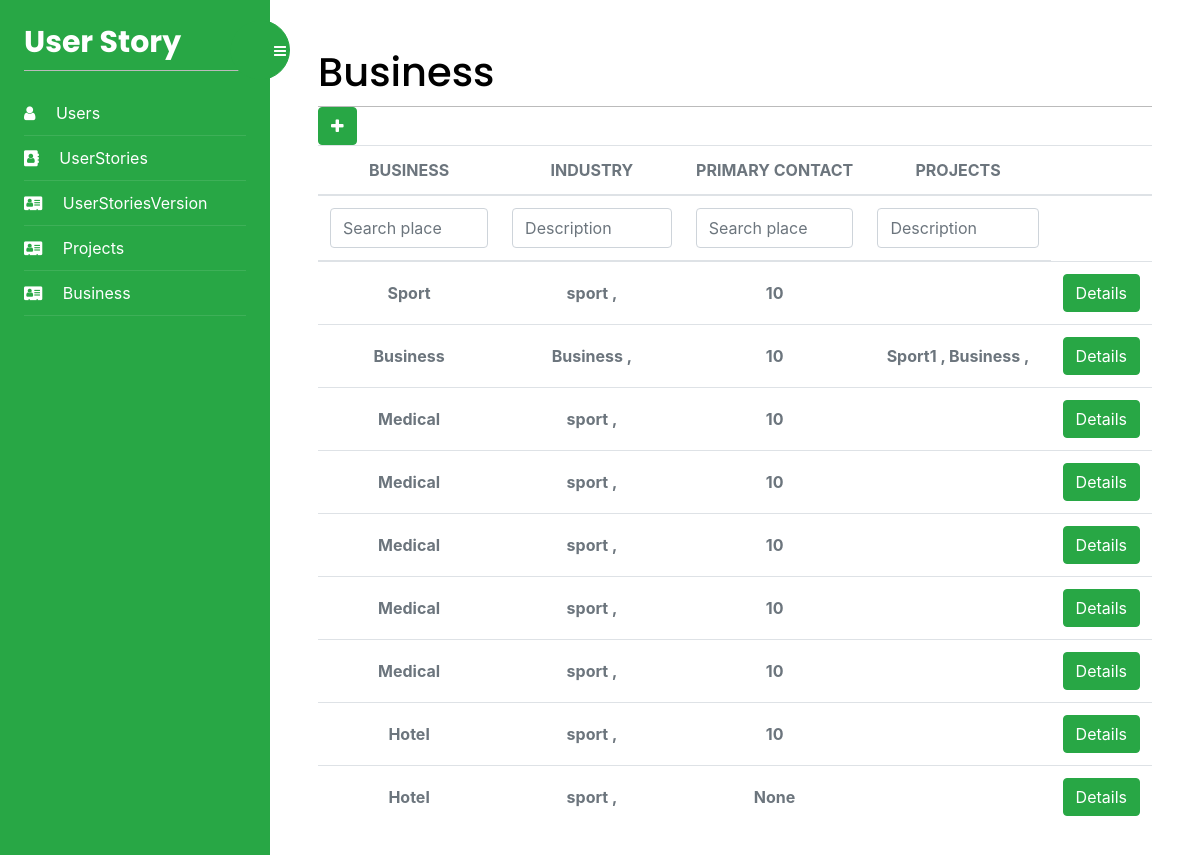
Before: /Business/list/ (signed in) with the older database file.
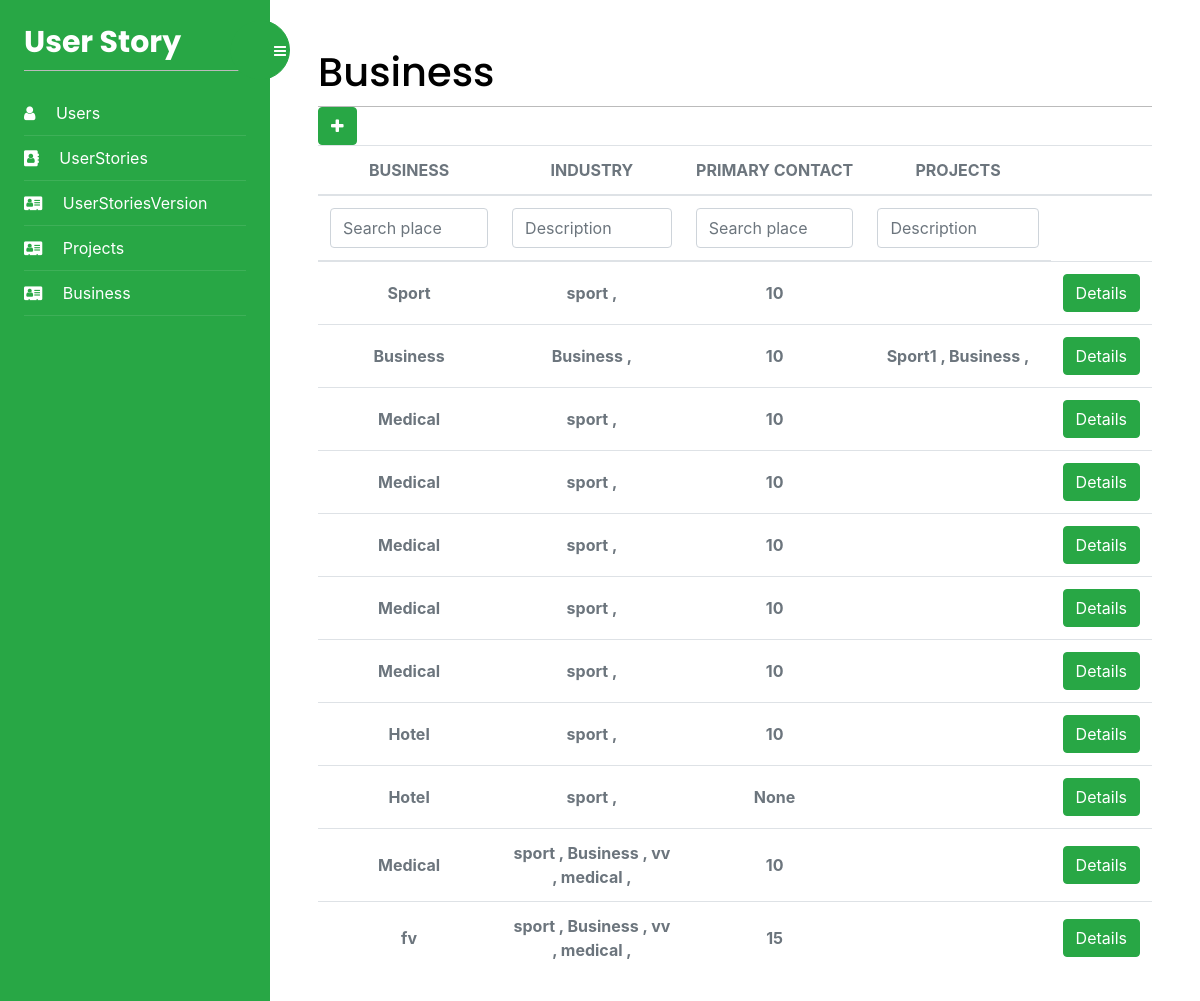
After: the same page with the newer database file.
### UserStoryApp/models.py (models this page shows)
class Business(models.Model):
    id = models.AutoField(primary_key=True)
    businessIndustry = models.ManyToManyField(
        BusinessCategory)
    hourlyRate = models.IntegerField(blank=True, null=True)
    name = models.TextField(blank=True)
    LegalEntityName = models.TextField(blank=True)
    Address = models.TextField(blank=True)
    BusinessNumber = models.IntegerField(blank=True, null=True)
    BusinessEmail = models.TextField(blank=True)
    User = models.ManyToManyField(User)
    ABN = models.IntegerField(blank=True, null=True)
    def get_categories(self):
        return "\n".join([f'{p.name} , ' for p in self.businessIndustry.all()])
    class Meta:
        db_table = "Business"

class BusinessCategory(models.Model):
    id = models.AutoField(primary_key=True)
    name = models.TextField(blank=True)
    class Meta:
        db_table = "BusinessCategory"

### Business/views.py (the view)
# urls.py: path('list/', views.business_list, name='Business'),
@login_required
def business_list(request):
    Industry = ""
    Projects = ""
    business = Business.objects.all()
    my_filter = BusinessFilter(request.GET, queryset=business)
    business = my_filter.qs
    if request.GET.get("Industry"):
        business = business.filter(
            businessIndustry__name__contains=request.GET.get("Industry"))
        Industry = request.GET.get("Industry")
    if request.GET.get("Projects"):
        business = business.filter(
            project__name__contains=request.GET.get("Projects"))
        Projects = request.GET.get("Projects")
    for b in business:
        project = Project.objects.filter(Business=b)
        b.project = "\n".join([f'{p.name} , ' for p in project])
    return render(request, 'Business/Business.html', {'businesses': business, 'filter': my_filter, 'form': {'industry': Industry, 'projects': Projects}})

### Business/templates/Business/Business.html (shortened to what this page needs)
{% extends "base.html" %}
{% block content %}
<div>
    <h1 class="m-auto">Business</h1>
</div>
<a href="{% url 'AddBusiness' %}" class="btn btn-success" aria-hidden="true"><i class="fa fa-plus text-white"
        aria-hidden="true"></i>
</a>
<div class="table-responsive p-0">
    <table class="table align-items-center mb-0">
        <thead>
            <tr>
                <th class="text-center text-uppercase text-secondary text-xxs font-weight-bolder opacity-7">Business</th>
                <th class="text-center text-uppercase text-secondary text-xxs font-weight-bolder opacity-7">Industry</th>
                <th class="text-center text-uppercase text-secondary text-xxs font-weight-bolder opacity-7">Primary Contact
                </th>
                <th class="text-center text-uppercase text-secondary text-xxs font-weight-bolder opacity-7">Projects</th>
                <th class="text-secondary opacity-7"></th>
            </tr>
        </thead>
        <thead>
            <tr>
                <form id="form" method="get">
                    <th class="text-center text-uppercase text-secondary text-xxs font-weight-bolder opacity-7">
                        {{filter.form.name}}</th>
                    <th class="text-center text-uppercase text-secondary text-xxs font-weight-bolder opacity-7">
                        <input type="text" name="Industry" value="{{form.industry}}" class="form-control" id="exampleInputEmail1" aria-describedby="emailHelp"
                            placeholder="Description">
                    </th>
                    <th class="text-center text-uppercase text-secondary text-xxs font-weight-bolder opacity-7">
                        {{filter.form.BusinessNumber}}</th>
                    <th class="text-center text-uppercase text-secondary text-xxs font-weight-bolder opacity-7">
                        <input type="text" name="Projects" value="{{form.projects}}" class="form-control" id="exampleInputEmail1" aria-describedby="emailHelp"
                            placeholder="Description">
                    </th>
                </form>
            </tr>
        </thead>
        <tbody>
            {% for business in businesses %}
                <tr>
                <td class="align-middle text-center">
                    <span class="text-secondary text-xs font-weight-bold">{{business.name}}</span>
                </td>
                <td class="align-middle text-center">
                    <span class="text-secondary text-xs font-weight-bold">{{business.get_categories}}</span>
                </td>
                <td class="align-middle text-center">
                    <span class="text-secondary text-xs font-weight-bold">{{business.BusinessNumber}}</span>
                </td>
                <td class="align-middle text-center">
                    <span class="text-secondary text-xs font-weight-bold">{{business.project}}</span>
                </td>
                <td class="align-middle text-center">
                    <a href="{% url 'BusinessDetails' business.id %}" class="btn btn-success" aria-hidden="true">
                        Details
                    </a>
                </td>
            </tr>
            {% endfor %}
        </tbody>
    </table>
</div>
{% endblock %}

Changed rows visible on the page:
added Business: name "Medical", get_categories "sport , Business , vv , medical ,", BusinessNumber "10"
added Business: name "fv", get_categories "sport , Business , vv , medical ,", BusinessNumber "15"
